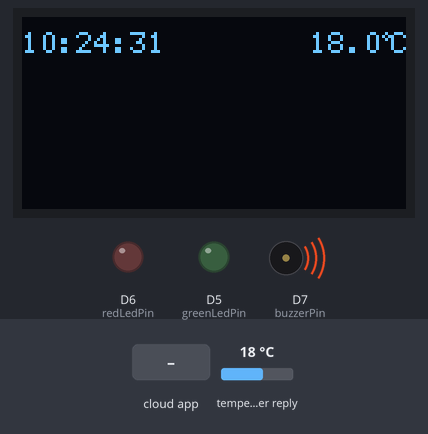
A sketch run on a simulated ESP8266 (NodeMCU). On the bench: 128×64 one-colour display, output pins drawn as LEDs (lit = HIGH), buzzer (waves = sounding, pin HIGH). The test bench sets the inputs (shaded band); at power-on: temperature in the weather reply 18 °C. The local clock reads 2024-03-15 10:24:30 at power-on unless the sketch sets it; web services answer with replies made up by the test bench.

Above: at 1.8 s.
1.9 s: the phone or cloud app sets chamcong123 to 1
At 2.7 s:
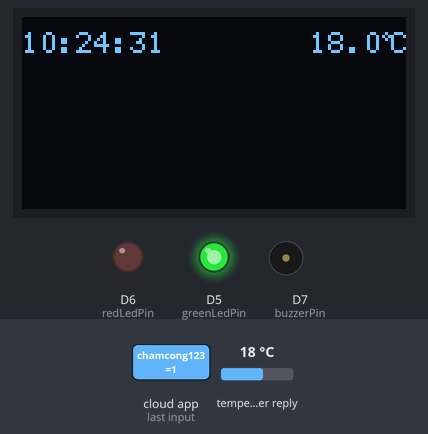
At 3.8 s:
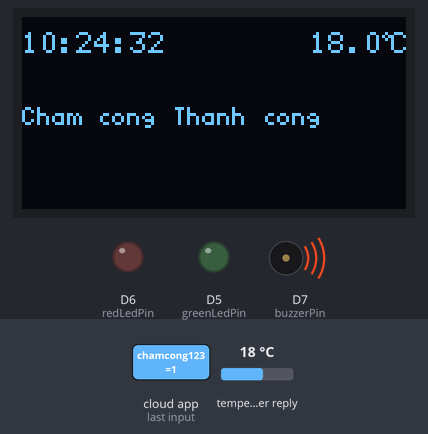
6.5 s: the phone or cloud app sets chamcong123 to 0
At 8.4 s:
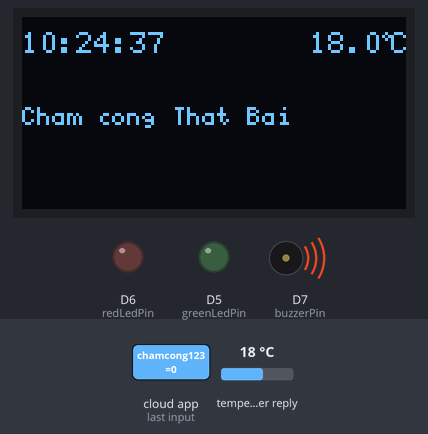
Timing chart, 0 to 9.9 s (numbered marks = the images above; inputs shaded):
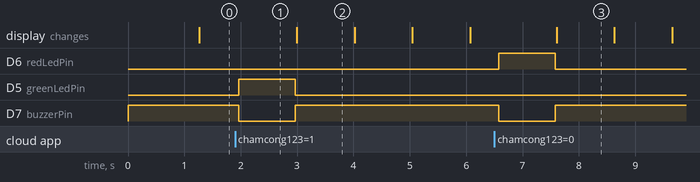

The sketch:

esp8266.ino
```cpp
#include <ESP8266WiFi.h>
#include "AdafruitIO_WiFi.h"
#include <U8g2lib.h>
#include <time.h>
#include <ESP8266HTTPClient.h>
#include <ArduinoJson.h>

//Adafruit.io
#define IO_USERNAME   "nhatminh1710"
#define IO_KEY        "aio_gKzi73E8RHcNP0sxZHA5ITnsRn62"

//Wifi
#define WIFI_SSID     "vivo S17e"
#define WIFI_PASS     "minh1710"

//U8g2 SSD1306
// reset pin = none, SCL = D1, SDA = D2
U8G2_SSD1306_128X64_NONAME_F_HW_I2C u8g2(
  U8G2_R0, U8X8_PIN_NONE, /*SCL=*/ D1, /*SDA=*/ D2
);

// ===== Adafruit IO =====
AdafruitIO_WiFi io(IO_USERNAME, IO_KEY, WIFI_SSID, WIFI_PASS);
AdafruitIO_Feed *chamcong = io.feed("chamcong123");

//pin
const int greenLedPin = D5;
const int redLedPin   = D6;
const int buzzerPin   = D7;

//state
String lastResultText = "";
unsigned long resultShownAt = 0;

//time and temp
char timeStr[9] = "--:--:--";
char tempStr[6] = "--.-";
int lastFetchMinute = -1;

//get time and weather
void updateTimeAndWeather() {
  // NTP GMT+7
  time_t now = time(nullptr);
  struct tm *ti = localtime(&now);
  strftime(timeStr, sizeof(timeStr), "%H:%M:%S", ti);

  // fetch 1m/time
  if (ti->tm_min != lastFetchMinute) {
    lastFetchMinute = ti->tm_min;

    WiFiClient client;
    HTTPClient http;
    String url = String("http://api.openweathermap.org/data/2.5/weather?q=Ho%20Chi%20Minh,VN")
               + "&units=metric&appid=bd9223f61e57f198b2fc5dbd0206a40f";
    if (http.begin(client, url)) {
      if (http.GET() == HTTP_CODE_OK) {
        String payload = http.getString();
        DynamicJsonDocument doc(1024);
        if (!deserializeJson(doc, payload)) {
          float t = doc["main"]["temp"];
          snprintf(tempStr, sizeof(tempStr), "%.1f", t);
        }
      }
      http.end();
    }
  }
}

// oled
void drawDisplay() {
  u8g2.clearBuffer();

  // time and temp
  u8g2.setFont(u8g2_font_6x12_tr);
  const int y_small = 12;  // baseline

  u8g2.drawUTF8(0, y_small, timeStr);

  int tempW = u8g2.getUTF8Width(tempStr);
  int Cw    = u8g2.getUTF8Width("C");
  const int circleR = 1, gap = 1;
  int totalW = tempW + gap + 2*circleR + gap + Cw;
  int x0 = 128 - totalW;
  u8g2.drawUTF8(x0, y_small, tempStr);
  int cx = x0 + tempW + gap + circleR;
  int cy = y_small - 6;
  u8g2.drawCircle(cx, cy, circleR);
  int xC = x0 + tempW + gap + 2*circleR + gap;
  u8g2.drawUTF8(xC, y_small, "C");

  // Result
  if (lastResultText.length()) {
    u8g2.setFont(u8g2_font_5x8_tr);
    int y_result = y_small + 2 * y_small;  // = 36
    u8g2.drawUTF8(0, y_result, lastResultText.c_str());
  }

  u8g2.sendBuffer();
}

//Callback Adafruit IO
void handleMessage(AdafruitIO_Data *data) {
  String val = data->value();

  // turn off buzzer
  digitalWrite(greenLedPin, LOW);
  digitalWrite(redLedPin, LOW);
  digitalWrite(buzzerPin, HIGH);

  if (val == "1") {
    lastResultText = "Cham cong Thanh cong";
    digitalWrite(greenLedPin, HIGH);  // bật LED xanh
    digitalWrite(buzzerPin, LOW);     // LOW = phát âm thanh
    delay(1000);
    digitalWrite(buzzerPin, HIGH);    // tắt buzzer
    digitalWrite(greenLedPin, LOW);
  }
  else if (val == "0") {
    lastResultText = "Cham cong That Bai";
    digitalWrite(redLedPin, HIGH);    // bật LED đỏ
    digitalWrite(buzzerPin, LOW);
    delay(1000);
    digitalWrite(buzzerPin, HIGH);
    digitalWrite(redLedPin, LOW);
  }
  else {
    lastResultText = "Khong xac dinh";
  }

  resultShownAt = millis();
}

void setup() {
  Serial.begin(115200);
  WiFi.mode(WIFI_STA);

  pinMode(greenLedPin, OUTPUT);
  pinMode(redLedPin, OUTPUT);
  pinMode(buzzerPin, OUTPUT);

  digitalWrite(greenLedPin, LOW);
  digitalWrite(redLedPin, LOW);
  digitalWrite(buzzerPin, HIGH);

  u8g2.begin();
  configTime(7*3600, 0, "pool.ntp.org", "time.nist.gov");

  chamcong->onMessage(handleMessage);
  io.connect();
}

void loop() {
  io.run();

  static unsigned long lastMs = 0;
  if (millis() - lastMs >= 1000) {
    lastMs = millis();
    updateTimeAndWeather();

    // clear text after n second
    if (lastResultText.length() && millis() - resultShownAt >= 2000) {
      lastResultText = "";
    }

    drawDisplay();
  }
}
```

Measured:
- after the input at 1.9 s, D5 (greenLedPin): LOW → HIGH after 0.06 s, → LOW 1.0 s later; D7 (buzzerPin): HIGH → LOW after 0.06 s, → HIGH 1.0 s later
- after the input at 6.5 s, D6 (redLedPin): LOW → HIGH after 0.08 s, → LOW 1.0 s later; D7 (buzzerPin): HIGH → LOW after 0.08 s, → HIGH 1.0 s later; the display: changes after 1.1 s (image 3)
- what the display in image 3 shows lasts 1.0 s, from 7.6 s to 8.6 s
